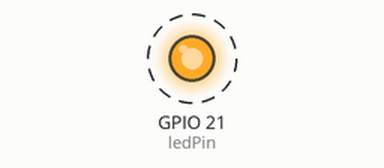
A sketch run on a simulated ESP32. Parts: output pins drawn as LEDs (lit = HIGH). Dashed ring = blinking.

Above: at 0.5 s.
Timing chart, 0 to 4.6 s (numbered marks = the images above):
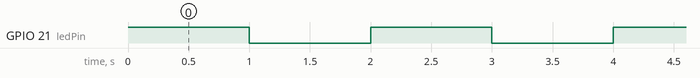

Measured:
- by itself, GPIO 21 (ledPin): alternates HIGH for 1.0 s and LOW for 1.0 s

The sketch:

ESP32_LED_OnBordBlink.ino
```cpp
/*
  Blink
  https://www.arduino.cc/en/Tutorial/BuiltInExamples/Blink
*/

#define ledPin 21

// the setup function runs once when you press reset or power the board
void setup(void) {
  pinMode(ledPin, OUTPUT);
}
void loop() {
  digitalWrite(ledPin, HIGH);  // turn the LED on (HIGH is the voltage level)
  delay(1000);                 // wait for a second
  digitalWrite(ledPin, LOW);   // turn the LED off by making the voltage LOW
  delay(1000);
}
```
